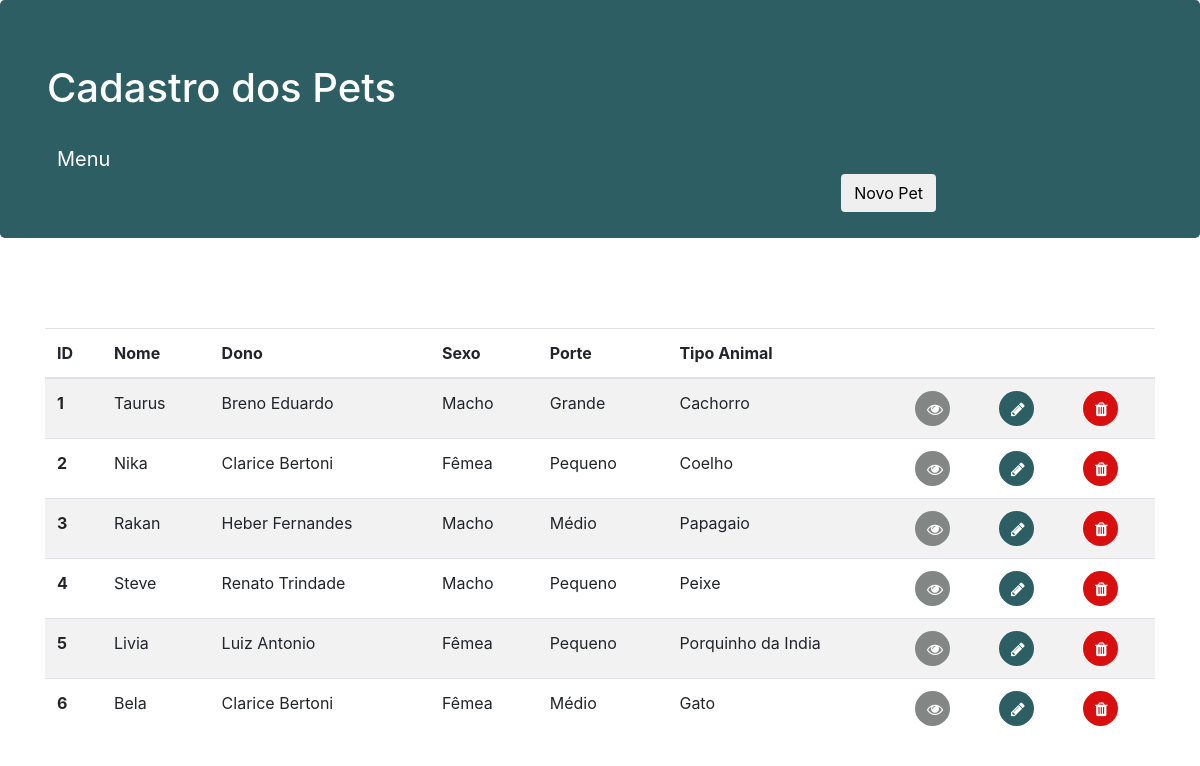
Screenshot of /views/pet/index.php with the database file from the repository.
### tables this page shows
create table pet (
	ID integer unsigned primary key auto_increment,
    IDono integer unsigned references clientes(ID),
    Nome varchar(150) not null,
    IDSexo integer unsigned references sexo_pet(ID),
    IDPorte integer unsigned references porte_pet(ID),
    IDRaca integer unsigned references raca_pet(ID)
);

create table clientes (
	ID integer unsigned primary key auto_increment,
    Nascimento date not null,
    Nome varchar(150) not null,
    Endereco varchar(150) not null,
    CPF varchar(25) not null
);

create table sexo_pet (
	ID integer unsigned primary key auto_increment,
    Descricao varchar(150) not null
);

create table porte_pet (
	ID integer unsigned primary key auto_increment,
    Descricao varchar(150) not null
);

create table raca_pet (
	ID integer unsigned primary key auto_increment,
    Descricao varchar(150) not null
);

### actions/PetController.php (called while the page is built, shortened)
<?php
  function find_all ($conn) {
    $sql = "select
    p.ID,
    p.Nome,
    dono.Nome as Dono,
    sexo.Descricao as Sexo,
    porte.Descricao as Porte,
    raca.Descricao as Raca
    from pet p
    left join clientes dono on p.IDono = dono.ID
    left join sexo_pet sexo on p.IDSexo = sexo.ID
    left join porte_pet porte on p.IDPorte = porte.ID
    left join raca_pet raca on p.IDRaca = raca.ID
    ";
    $pets = $conn->query($sql);
    if ($pets != TRUE) {
      echo "Error creating database: " . $conn->error;
    } else {
      return $pets;
    }
  }
?>

### views/pet/index.php (the view, shortened to what this page needs)
<?php
  include_once '../add/header.php';
  include '../../.db/db_connection.php';
  include '../../actions/PetController.php';
  $pets = find_all($conn);
?>
<div class="jumbotron" style="background-color: #2d5e63; color: #FFFFFF;">
  <div class="container">
    <h1>Cadastro dos Pets</h1>
    <br>
    <a class="button" href="../menu.php" target="_self">Menu</a>
    <div class="column" style="position: absolute; right: 22%;">
        <button class="btn" data-toggle="modal" data-target="#myModal">
          Novo Pet
        </button>
    </div>
  </div>
</div>
<div class="container">
  <div class="col-sm-12">
    <div class="row" style="margin-top: 90px;">
      <br><br>
      <table class="table table-striped">
        <thead>
          <tr>
            <th scope="col">ID</th>
            <th scope="col">Nome</th>
            <th scope="col">Dono</th>
            <th scope="col">Sexo</th>
            <th scope="col">Porte</th>
            <th scope="col">Tipo Animal</th>
            <th scope="col"> </th>
            <th scope="col"> </th>
            <th scope="col"> </th>
          </tr>
        </thead>
        <tbody>
          <tr>
          <?php while($row = $pets->fetch(PDO::FETCH_ASSOC) ): ?>
            <th class="col-xs-6"> <?php echo $row["ID"]?> </th>
            <td class="col-xs-6"><?php echo $row["Nome"]?></td>
            <td class="col-xs-6"><?php echo $row["Dono"]?></td>
            <td class="col-xs-6"><?php echo $row["Sexo"]?></td>
            <td class="col-xs-6"><?php echo $row["Porte"]?></td>
            <td class="col-xs-6"><?php echo $row["Raca"]?></td>
            <td><a href="view.php?ID=<?php echo $row['ID'];?>"><button class="btn btn-circle-sec"><i class="fa fa-eye" style="color:#FFFFFF"></i></button></a></td>
            <td><a href="update.php?ID=<?php echo $row['ID'];?>"><button class="btn btn-circle"><i class="fa fa-pencil" style="color:#FFFFFF"></i> </button></a></td>
            <td><a href="../../actions/PetController.php?ID=<?php echo $row['ID'];?>&action=delete"><button class="btn btn-circle-denger"><i class="fa fa-trash" style="color:#FFFFFF"></i> </button></a></td>
          </tr>
            <?php endwhile;?>
        </tbody>
      </table>
    </div>
  </div>
</div>
<?php
  include_once '../add/footer.php';
?>

### views/add/header.php (shortened to what this page needs)
<!DOCTYPE html>
<html lang="en">
<head>
  <link rel="stylesheet" href="https://stackpath.bootstrapcdn.com/bootstrap/4.1.3/css/bootstrap.min.css">
  <link rel="stylesheet" href="https://cdnjs.cloudflare.com/ajax/libs/font-awesome/4.7.0/css/font-awesome.min.css">
</head>
<body>

### views/add/footer.php (shortened to what this page needs)
</body>
</html>

### views/add/header.php (style rules this page uses)
a.button { position: relative; background-color: #2d5e63; border: none; font-size: 20px; color: #FFFFFF; padding: 10px; text-align: center; border-radius: 10px; transition-duration: 0.4s; text-decoration: none; overflow: hidden; cursor: pointer; }
.button:after { content: ""; background: #f1f1f1; color: #FFFFFF; display: block; position: absolute; padding-top: 10%; padding-left: 20%; margin-left: -20px !important; margin-top: -120%; opacity: 0; transition: all 0.8s }

### views/pet/index.php (style rules this page uses)
.btn-circle { background-color: #2d5e63; display:block; height: 35px; width: 35px; border-radius: 50%; border: none; }
.btn-circle-sec { background-color: #828785; display:block; height: 35px; width: 35px; border-radius: 50%; border: none; }
.btn-circle-denger { background-color: #d90f0f; display:block; height: 35px; width: 35px; border-radius: 50%; border: none; }

### rows the page displays
pet: ID "1", Nome "Taurus", IDono.Nome "Breno Eduardo", IDSexo.Descricao "Macho", IDPorte.Descricao "Grande", IDRaca.Descricao "Cachorro"
pet: ID "2", Nome "Nika", IDono.Nome "Clarice Bertoni", IDSexo.Descricao "Fêmea", IDPorte.Descricao "Pequeno", IDRaca.Descricao "Coelho"
pet: ID "3", Nome "Rakan", IDono.Nome "Heber Fernandes", IDSexo.Descricao "Macho", IDPorte.Descricao "Médio", IDRaca.Descricao "Papagaio"
pet: ID "4", Nome "Steve", IDono.Nome "Renato Trindade", IDSexo.Descricao "Macho", IDPorte.Descricao "Pequeno", IDRaca.Descricao "Peixe"
pet: ID "5", Nome "Livia", IDono.Nome "Luiz Antonio", IDSexo.Descricao "Fêmea", IDPorte.Descricao "Pequeno", IDRaca.Descricao "Porquinho da India"
pet: ID "6", Nome "Bela", IDono.Nome "Clarice Bertoni", IDSexo.Descricao "Fêmea", IDPorte.Descricao "Médio", IDRaca.Descricao "Gato"
